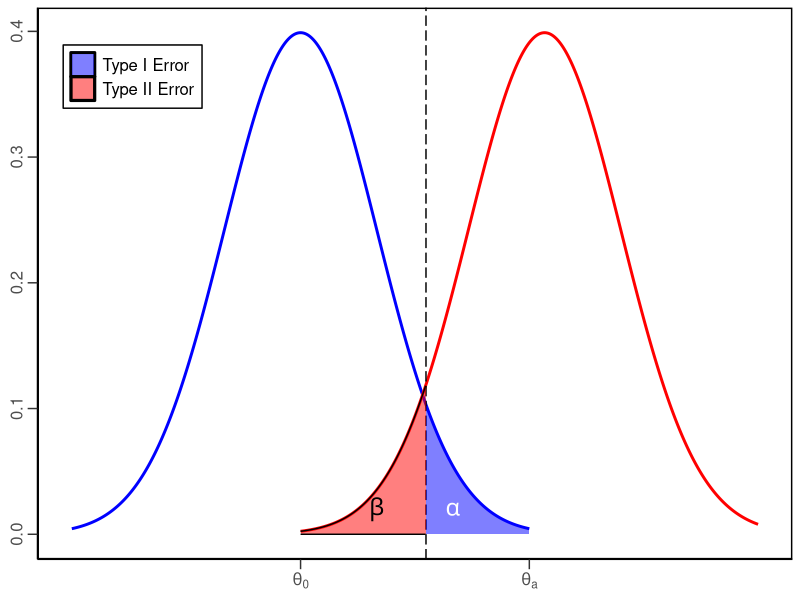

R code for this plot:
## ---- chunk 1
knitr::opts_chunk$set(echo = TRUE)
library(tidyverse)
## ---- chunk 2
x <- seq(-3,3, by = 0.01)
df<- as.data.frame(x) 
df1 <-mutate(df, y = dnorm(x))

x2 <- seq(0,6, by = 0.01)
dfa <- as.data.frame(x2)
df2<- mutate(dfa, y2 = dnorm(x2, mean = 3.2))


ggplot() +
  geom_line(data = df1, aes(x = x, y = y),color = "blue", 
            size = 1) +
  geom_line(data = df2, aes(x = x2, y = y2), 
            color = "red", size = 1) +
  geom_vline(aes(xintercept = qnorm(0.95)), 
             linetype = "longdash") +
  geom_ribbon(data = df1[df1$x > qnorm(0.95), ], 
              aes(x, ymax = y, ymin = 0, 
                  fill = "blue"), alpha=0.5) + 
  geom_ribbon(data = df2[df2$x2 < qnorm(0.95), ], 
              aes(x2, ymax = y2, ymin = 0, 
                  fill = "red"), color = "black", 
              alpha=0.5) +
  annotate("text", label = "beta", parse =TRUE, 
           size = 6, x = 1, y = 0.02) +
  annotate("text", label = "alpha", parse =TRUE, 
           size = 6, x = 2, y = 0.02, color = "white") +
scale_x_continuous(breaks = c(0,3), 
                   labels = c(expression(theta["0"]), expression(theta["a"]))) +
  theme_classic() +
labs(x=NULL, y=NULL) +
  theme(legend.position = c(0.126, 0.875), 
        legend.background = element_rect(color = "black"),
        panel.background = element_rect(colour = "black", 
                                        size=1)) +
  scale_fill_manual(values = c("blue", "red"), 
                    labels = c("Type I Error", "Type II Error")) +
guides(fill=guide_legend(title=NULL)) +
theme(text = element_text(size=15)) +
theme(axis.text.y= element_text(angle = 90, hjust = .5)) +
theme(axis.ticks.length = unit(0.25, "cm"))
## ---- chunk 3
prime.check <- function(n) {
  if (n <= 1) {
    return(FALSE)
  } else if (n <= 3) {
    return(TRUE)
  } else if (n >=4) {
    for(i in 2:(n-1)) {
      if (n %% i == 0) {
        return(FALSE)
      }
      return(TRUE)
    }
  }
}

prime.check(1)
prime.check(2)
prime.check(3)
prime.check(24)
prime.check(57)
